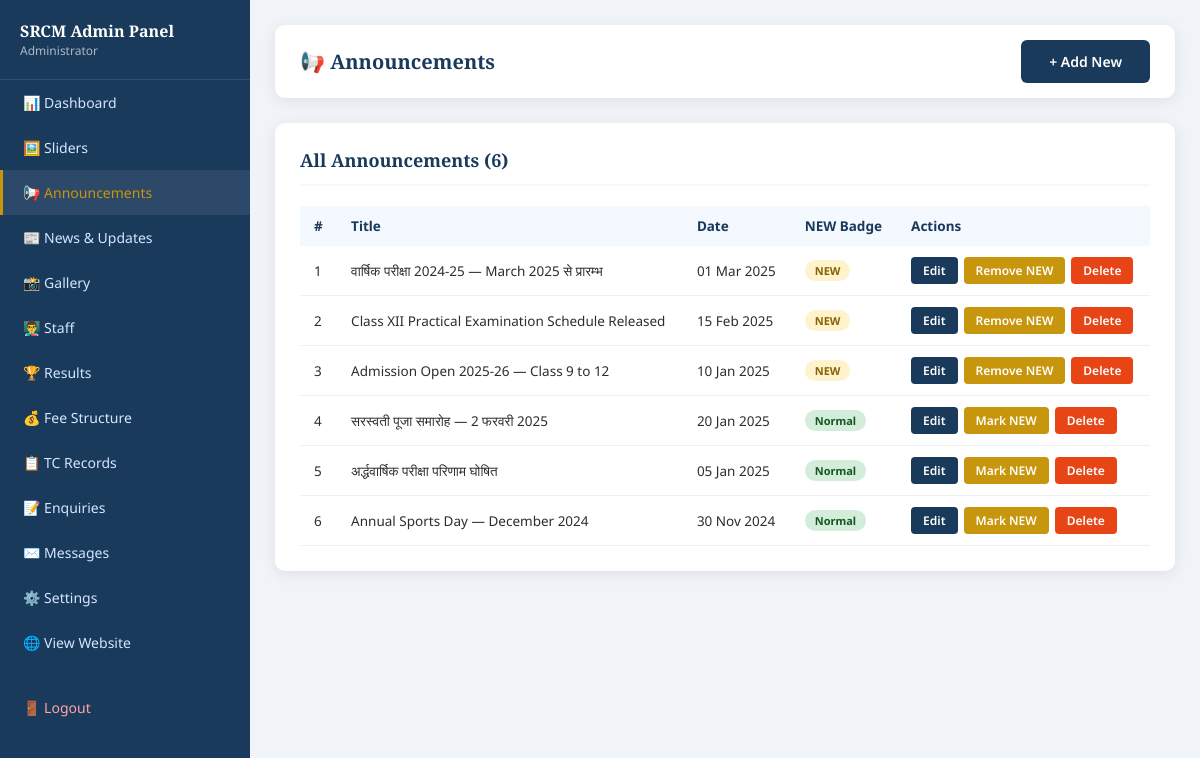
Page /srcm/admin/announcements.php (signed in) on the committed database.
### tables this page shows
CREATE TABLE announcements (
  id INT AUTO_INCREMENT PRIMARY KEY,
  title TEXT NOT NULL,
  detail TEXT,
  ann_date DATE,
  is_new TINYINT(1) DEFAULT 1,
  is_active TINYINT(1) DEFAULT 1,
  created_at TIMESTAMP DEFAULT CURRENT_TIMESTAMP
);

### srcm/includes/config.php (called while the page is built, shortened)
<?php
function clean($str) {
    return htmlspecialchars(strip_tags(trim($str)), ENT_QUOTES, 'UTF-8');
}
function formatDate($date) {
    return date('d M Y', strtotime($date));
}
?>

### srcm/admin/announcements.php (the view, shortened to what this page needs)
<?php
require_once __DIR__ . '/includes/admin_header.php';
$db = getDB();
$items = $db->query("SELECT * FROM announcements WHERE is_active=1 ORDER BY created_at DESC")->fetchAll();
?>
<div class="admin-main">
  <div class="admin-topbar"><h1>📢 Announcements</h1><a href="<?= SITE_URL ?>/admin/announcements.php?action=add" class="btn-primary">+ Add New</a></div>
  <div class="admin-card">
    <h2>All Announcements (<?= count($items) ?>)</h2>
    <table class="admin-table">
      <thead><tr><th>#</th><th>Title</th><th>Date</th><th>NEW Badge</th><th>Actions</th></tr></thead>
      <tbody>
        <?php foreach($items as $i => $item): ?>
        <tr>
          <td><?= $i+1 ?></td>
          <td><?= clean($item['title']) ?></td>
          <td><?= $item['ann_date'] ? formatDate($item['ann_date']) : '—' ?></td>
          <td><span class="badge badge-<?= $item['is_new']?'warning':'success' ?>"><?= $item['is_new']?'NEW':'Normal' ?></span></td>
          <td><div class="action-btns">
            <a href="?edit=<?= $item['id'] ?>" class="btn-sm btn-edit">Edit</a>
            <a href="?toggle=<?= $item['id'] ?>" class="btn-sm btn-view"><?= $item['is_new']?'Remove NEW':'Mark NEW' ?></a>
            <a href="?delete=<?= $item['id'] ?>" class="btn-sm btn-delete" data-confirm="Delete this announcement?">Delete</a>
          </div></td>
        </tr>
        <?php endforeach; ?>
      </tbody>
    </table>
  </div>
</div>
</body></html>

### srcm/assets/css/style.css (style rules this page uses)
:root { --primary: #1a3a5c; --secondary: #c8960c; --accent: #e84517; --light: #f4f8ff; --white: #ffffff; --text: #2d2d2d; --muted: #6b7280; --border: #e5e7eb; --shadow: 0 3px 15px rgba(0,0,0,0.08); }
* { margin: 0; padding: 0; box-sizing: border-box; }
body { font-family: 'Noto Sans', sans-serif; color: var(--text); background: #fff; overflow-x: hidden; }
a { text-decoration: none; }
.btn-primary { display: inline-block; background: var(--primary); color: white; padding: 12px 28px; border-radius: 6px; font-weight: 600; transition: .2s; font-size: 14px; border: none; cursor: pointer; font-family: inherit; }
.admin-body { background: #f0f4f8; }
.admin-main { margin-left: 250px; padding: 25px; }
.admin-topbar { background: white; padding: 15px 25px; border-radius: 10px; margin-bottom: 25px; display: flex; justify-content: space-between; align-items: center; box-shadow: var(--shadow); }
.admin-topbar h1 { font-size: 20px; color: var(--primary); font-family: 'Playfair Display',serif; }
.admin-card { background: white; border-radius: 10px; box-shadow: var(--shadow); padding: 25px; margin-bottom: 25px; }
.admin-card h2 { font-size: 18px; color: var(--primary); margin-bottom: 20px; padding-bottom: 12px; border-bottom: 2px solid var(--light); font-family: 'Playfair Display',serif; }
.admin-table { width: 100%; border-collapse: collapse; font-size: 13.5px; }
.admin-table th { background: var(--light); color: var(--primary); padding: 11px 14px; text-align: left; font-weight: 700; }
.admin-table td { padding: 11px 14px; border-bottom: 1px solid #f0f0f0; vertical-align: middle; }
.badge { display: inline-block; padding: 3px 10px; border-radius: 20px; font-size: 11px; font-weight: 700; }
.badge-success { background: #d4edda; color: #155724; }
.badge-warning { background: #fff3cd; color: #856404; }
.action-btns { display: flex; gap: 6px; }
.btn-sm { padding: 5px 12px; border-radius: 4px; font-size: 12px; font-weight: 600; cursor: pointer; border: none; font-family: inherit; transition: .2s; }
.btn-edit { background: var(--primary); color: white; }
.btn-delete { background: var(--accent); color: white; }
.btn-view { background: var(--secondary); color: white; }

### rows in the picture
announcements: title "वार्षिक परीक्षा 2024-25 — March 2025 से प्रारम्भ", ann_date "01 Mar 2025", is_new "NEW"
announcements: title "Class XII Practical Examination Schedule Released", ann_date "15 Feb 2025", is_new "NEW"
announcements: title "Admission Open 2025-26 — Class 9 to 12", ann_date "10 Jan 2025", is_new "NEW"
announcements: title "सरस्वती पूजा समारोह — 2 फरवरी 2025", ann_date "20 Jan 2025", is_new "Normal"
announcements: title "अर्द्धवार्षिक परीक्षा परिणाम घोषित", ann_date "05 Jan 2025", is_new "Normal"
announcements: title "Annual Sports Day — December 2024", ann_date "30 Nov 2024", is_new "Normal"

### other values in the picture
$_SESSION['admin_name'] "Administrator"
count($items) "6"
